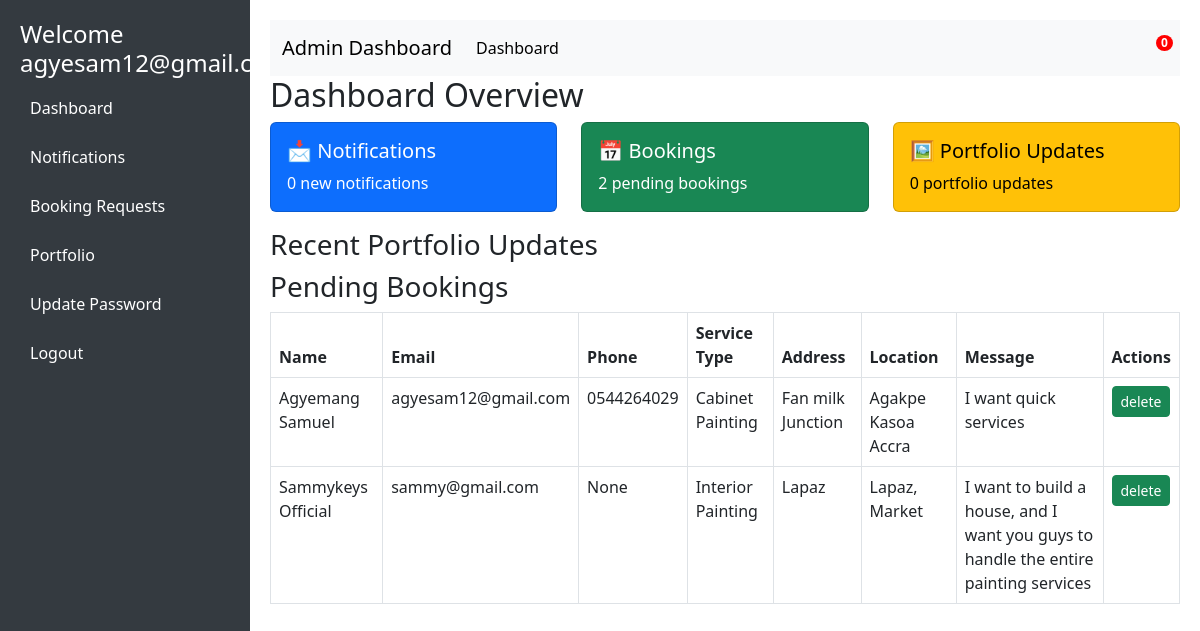
Page /admin_dashboard/ (signed in) on the earlier database version.
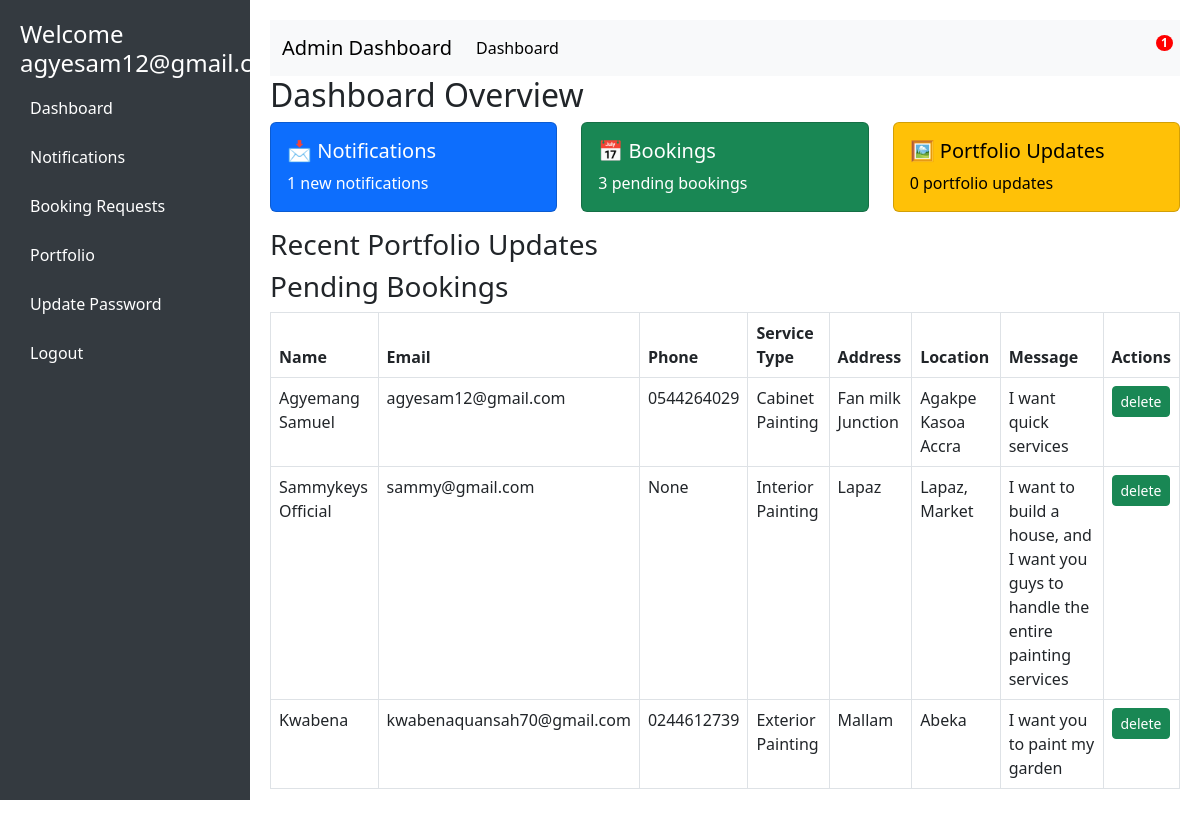
Same page on the later database version.
### paint/models.py (models this page shows, shortened)
class ContactRequest(models.Model):
    contact_request_id = IntegerIDField(unique=True, editable=False, primary_key=True)
    name = models.CharField(max_length=255)
    email = models.EmailField()
    phone = models.CharField(max_length=15, blank=True, null=True)
    service_type = models.CharField(max_length=100, choices=BOOKING_SERVICE_TYPE, default='Cabinet Painting')
    address = models.CharField(max_length=200, null=True, blank=True)
    location = models.CharField(max_length=200, null=True, blank=True)
    message = models.TextField(null=True)
    created_at = models.DateTimeField(auto_now_add=True)

### paint/views.py (the view)
# urls.py: path('admin_dashboard/', views.admin_dashboard, name='admin_dashboard'),
@login_required
def admin_dashboard(request):
    if request.user.is_admin:
        messages.info(request, f"Welcome admin")
        total_notifications = Notification.objects.filter(user=request.user, is_read=False).count()
        pending_bookings = ContactRequest.objects.filter(service_type__in=[service[0] for service in BOOKING_SERVICE_TYPE])
        portfolio_updates = Portfolio.objects.all().order_by('-created_at')[:10]  # Fetch the latest 10 portfolio updates
        context = {
            'total_notifications': total_notifications,
            'pending_bookings': pending_bookings,
            'portfolio_updates': portfolio_updates,
        }
    else:
        messages.info(request, f"You are not allowed to access this page ..")
        return redirect('signin')
    return render(request, 'admin_dashboard.html',context)

### paint/templates/admin_dashboard.html (shortened to what this page needs)
<!DOCTYPE html>
<html lang="en">
<head>
    <link href="https://cdn.jsdelivr.net/npm/bootstrap@5.3.0/dist/css/bootstrap.min.css" rel="stylesheet">
</head>
<body>
    <div class="sidebar">
        <h4>Welcome {{request.user.email}}</h4>
        <a href="#dashboard">Dashboard</a>
        <a href="{% url 'DisplayNotifications' %}">Notifications</a>
        <a href="{% url 'booking_requests' %}">Booking Requests</a>
        <a href="{% url 'portfolio_lists' %}">Portfolio</a>
        <a href="{% url 'update_password' %}">Update Password</a>
        <a href="{% url 'signout' %}">Logout</a>
    </div>
    <div class="content">
        <nav class="navbar navbar-expand-lg navbar-light bg-light">
            <div class="container-fluid">
                <a class="navbar-brand" href="#">Admin Dashboard</a>
                <div class="collapse navbar-collapse" id="navbarSupportedContent">
                    <ul class="navbar-nav me-auto mb-2 mb-lg-0">
                        <li class="nav-item">
                            <a class="nav-link active" aria-current="page" href="#">Dashboard</a>
                        </li>
                    </ul>
                    <ul class="navbar-nav ms-auto mb-2 mb-lg-0">
                        <li class="nav-item">
                            <a class="nav-link position-relative notification-icon" href="{% url 'DisplayNotifications' %}">
                                <span class="badge">{{ total_notifications }}</span>
                            </a>
                        </li>
                    </ul>
                </div>
            </div>
        </nav>
        <h2 id="dashboard">Dashboard Overview</h2>
        <div class="row">
            <div class="col-md-4">
                <div class="card text-bg-primary mb-3">
                    <div class="card-body">
                        <h5 class="card-title">📩 Notifications</h5>
                        <p class="card-text">{{ total_notifications }} new notifications</p>
                    </div>
                </div>
            </div>
            <div class="col-md-4">
                <div class="card text-bg-success mb-3">
                    <div class="card-body">
                        <h5 class="card-title">📅 Bookings</h5>
                        <p class="card-text">{{ pending_bookings.count }} pending bookings</p>
                    </div>
                </div>
            </div>
            <div class="col-md-4">
                <div class="card text-bg-warning mb-3">
                    <div class="card-body">
                        <h5 class="card-title">🖼 Portfolio Updates</h5>
                        <p class="card-text">{{ portfolio_updates.count }} portfolio updates</p>
                    </div>
                </div>
            </div>
        </div>
        <h3 id="portfolio">Recent Portfolio Updates</h3>
        <h3 id="bookings">Pending Bookings</h3>
        <table class="table table-bordered">
            <thead>
                <tr>
                    <th>Name</th>
                    <th>Email</th>
                    <th>Phone</th>
                    <th>Service Type</th>
                    <th>Address</th>
                    <th>Location</th>
                    <th>Message</th>
                    <th>Actions</th>
                </tr>
            </thead>
            <tbody>
                {% for booking in pending_bookings %}
                <tr>
                    <td>{{ booking.name }}</td>
                    <td>{{ booking.email }}</td>
                    <td>{{ booking.phone }}</td>
                    <td>{{ booking.service_type }}</td>
                    <td>{{ booking.address }}</td>
                    <td>{{ booking.location }}</td>
                    <td>{{ booking.message }}</td>
                    <td>
                        <a href="#" class="btn btn-success btn-sm">delete</a>
                    </td>
                </tr>
                {% endfor %}
            </tbody>
        </table>
    </div>
</body>
</html>

Differences in the rows shown:
added ContactRequest: name "Kwabena", email "kwabenaquansah70@gmail.com", phone "0244612739", service_type "Exterior Painting", address "Mallam", location "Abeka", message "I want you to paint my garden"
Other differences:
{{ total_notifications }}: "0" → "1"
{{ pending_bookings.count }}: "2" → "3"
